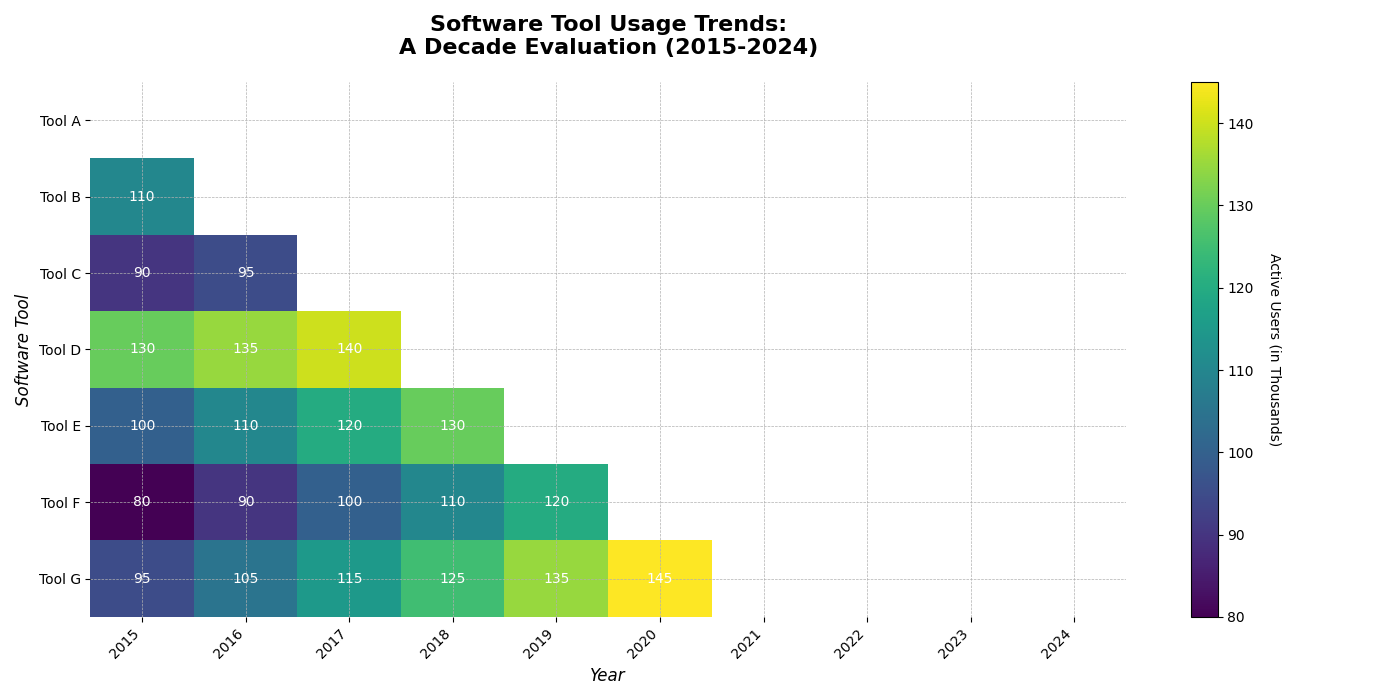

Write Python code to recreate this figure.
import numpy as np
import matplotlib.pyplot as plt

years = np.arange(2015, 2025)
software_tools = ["Tool A", "Tool B", "Tool C", "Tool D", "Tool E", "Tool F", "Tool G"]

active_users = np.array([
    [150, 160, 170, 180, 190, 200, 210, 220, 230, 240],
    [110, 115, 120, 125, 130, 135, 140, 145, 150, 155],
    [90,  95, 100, 105, 110, 120, 130, 140, 150, 160],
    [130, 135, 140, 145, 150, 155, 160, 165, 170, 175],
    [100, 110, 120, 130, 140, 150, 160, 170, 180, 190],
    [80, 90, 100, 110, 120, 130, 140, 150, 160, 170],  # New data for Tool F
    [95, 105, 115, 125, 135, 145, 155, 165, 175, 185]  # New data for Tool G
])

fig, ax = plt.subplots(figsize=(14, 7))

# Create a mask for the upper triangle
mask = np.triu(np.ones_like(active_users, dtype=bool))

# Apply the mask to the data
data_masked = np.ma.masked_where(mask, active_users)

cax = ax.imshow(data_masked, cmap='viridis', interpolation='nearest', aspect='auto')

cbar = fig.colorbar(cax, ax=ax, orientation='vertical')
cbar.set_label('Active Users (in Thousands)', rotation=270, labelpad=20)

ax.set_xlabel('Year', fontsize=12, fontstyle='italic')
ax.set_ylabel('Software Tool', fontsize=12, fontstyle='italic')

ax.set_xticks(np.arange(len(years)))
ax.set_yticks(np.arange(len(software_tools)))
ax.set_xticklabels(years, rotation=45, ha='right', fontsize=10)
ax.set_yticklabels(software_tools, fontsize=10)

ax.set_title('Software Tool Usage Trends:\nA Decade Evaluation (2015-2024)', fontsize=16, fontweight='bold', pad=20)

for i in range(len(software_tools)):
    for j in range(len(years)):
        if not mask[i, j]:  # Only label the lower triangle
            ax.text(j, i, f'{active_users[i, j]}', ha='center', va='center', color='white', fontsize=10)

ax.grid(True, linestyle='--', linewidth=0.5)
ax.spines['top'].set_visible(False)
ax.spines['right'].set_visible(False)
ax.spines['bottom'].set_visible(False)
ax.spines['left'].set_visible(False)

plt.tight_layout()
plt.show()
